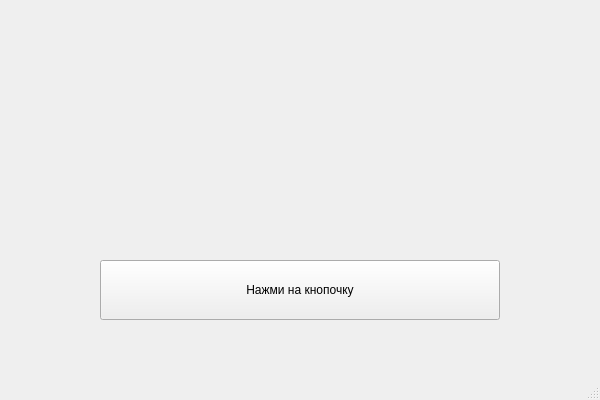
<?xml version="1.0" encoding="UTF-8"?>
<ui version="4.0">
 <class>MainWindow</class>
 <widget class="QMainWindow" name="MainWindow">
  <property name="geometry">
   <rect>
    <x>0</x>
    <y>0</y>
    <width>600</width>
    <height>400</height>
   </rect>
  </property>
  <property name="windowTitle">
   <string>MainWindow</string>
  </property>
  <widget class="QWidget" name="centralwidget">
   <widget class="QPushButton" name="pushButton">
    <property name="geometry">
     <rect>
      <x>100</x>
      <y>260</y>
      <width>400</width>
      <height>60</height>
     </rect>
    </property>
    <property name="text">
     <string>Нажми на кнопочку</string>
    </property>
   </widget>
  </widget>
  <widget class="QMenuBar" name="menubar">
   <property name="geometry">
    <rect>
     <x>0</x>
     <y>0</y>
     <width>600</width>
     <height>24</height>
    </rect>
   </property>
  </widget>
  <widget class="QStatusBar" name="statusbar"/>
 </widget>
 <resources/>
 <connections/>
</ui>
